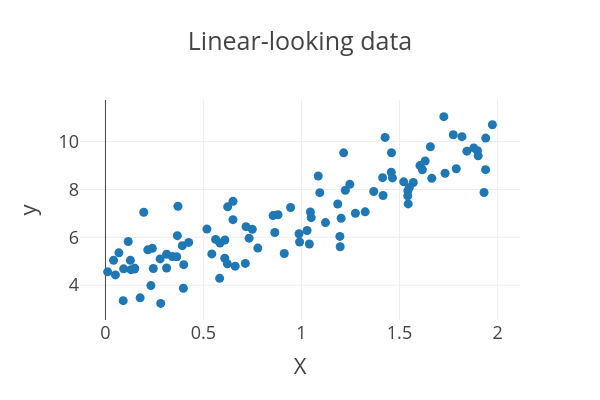

Write notebook code for a chart like this one.
### Code cell
# plot the data
fig = px.scatter(x=X.flatten(), y=y.flatten(), title='Linear-looking data', labels={'x': 'X', 'y': 'y'}, width=600, height=400)
fig.show()
